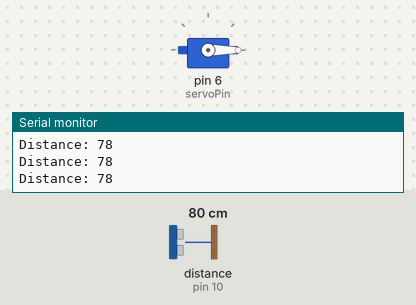
A sketch run on a simulated Arduino Uno, built with avr-gcc and run on an emulated ATmega328P. Shown: servo, the last lines printed to the serial monitor. Wiring (inferred from the names in the program): ultrasonic range finder: trigger pin 9; echo pin 10. The inputs (shaded band) are chosen by the test bench; at power-on: distance to the obstacle (sensor on pin 10) 80 cm. The echo pulse lasts 58.3 µs per cm.

Above: at 1.2 s.
1.3 s: distance to the obstacle (sensor on pin 10) set to 12 cm
2.8 s: distance to the obstacle (sensor on pin 10) set to 9 cm
At 3.6 s:
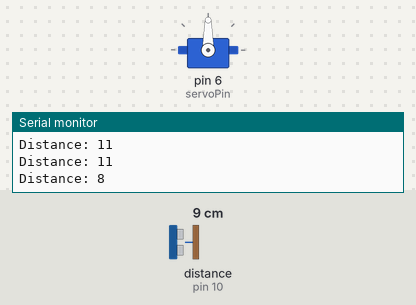
5.8 s: distance to the obstacle (sensor on pin 10) set to 18 cm
At 6.5 s:
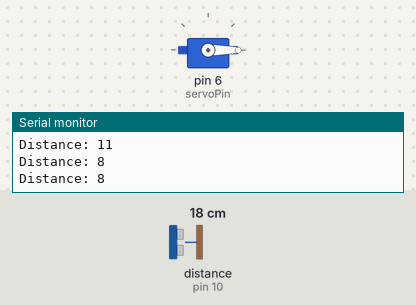
7.3 s: distance to the obstacle (sensor on pin 10) set to 2 cm
At 7.6 s:
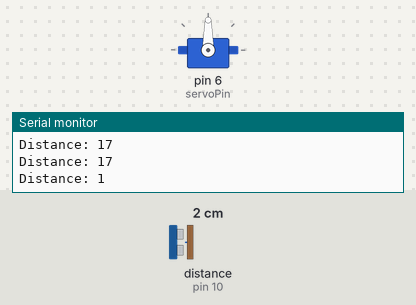
Timing chart, 0 to 11.3 s (numbered marks = the images above; inputs shaded):
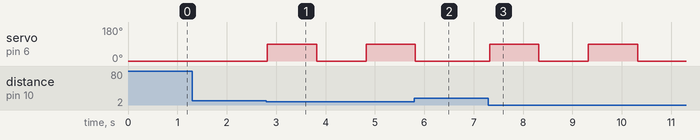

Measured:
- the behaviour switches between 11 and 10 cm on distance to the obstacle (sensor on pin 10) (found by bisection; images 0 and 1)
- after the input at 2.8 s, servo on pin 6 (servoPin): 0° → 90° at once, → 0° 1.0 s later, → 90° 1.0 s later
- after the input at 5.8 s, servo on pin 6 (servoPin): goes on until 5.8 s, then stays 0°
- after the input at 7.3 s, servo on pin 6 (servoPin): alternates 90° for 1.0 s and 0° for 1.0 s, starting at once

The sketch:

AutomaticHandSanitizer.ino
```cpp
/*
  Automatic Hand Sanitizer Dispenser
  ----------------------------------
  Detects a hand using an ultrasonic sensor and dispenses sanitizer
  using a servo motor.

  Components:
  - Arduino Uno
  - Ultrasonic Sensor (HC-SR04)
  - Servo Motor (SG90)

  Wiring:
  Ultrasonic Sensor:
    VCC -> 5V
    GND -> GND
    Trig -> Pin 9
    Echo -> Pin 10
  Servo Motor:
    VCC -> 5V
    GND -> GND
    Signal -> Pin 6
*/

#include <Servo.h>

Servo dispenserServo;

const int trigPin = 9;
const int echoPin = 10;
const int servoPin = 6;

long duration;
int distance;

void setup() {
  dispenserServo.attach(servoPin); // Attach servo to pin
  dispenserServo.write(0);         // Initial position
  pinMode(trigPin, OUTPUT);
  pinMode(echoPin, INPUT);
  Serial.begin(9600);              // For debugging
}

void loop() {
  // Trigger the ultrasonic sensor
  digitalWrite(trigPin, LOW);
  delayMicroseconds(2);
  digitalWrite(trigPin, HIGH);
  delayMicroseconds(10);
  digitalWrite(trigPin, LOW);

  // Read the echo pulse
  duration = pulseIn(echoPin, HIGH);
  distance = duration * 0.034 / 2;  // Convert to cm

  Serial.print("Distance: ");
  Serial.println(distance);

  // If hand is detected within 10 cm
  if (distance > 0 && distance < 10) {
    dispenserServo.write(90);  // Rotate servo to press sanitizer
    delay(1000);               // Keep pressed for 1 second
    dispenserServo.write(0);   // Return servo to initial position
    delay(1000);               // Small delay to avoid multiple triggers
  }
}
```
